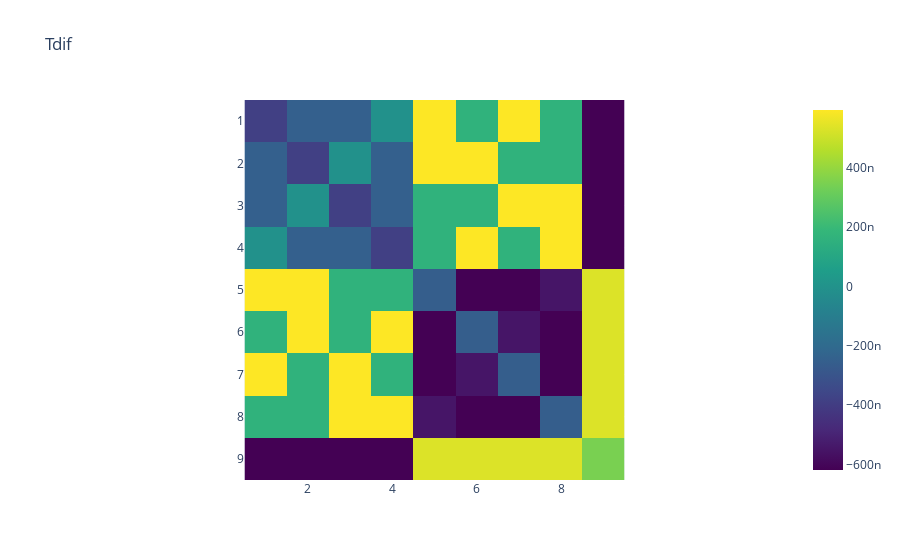
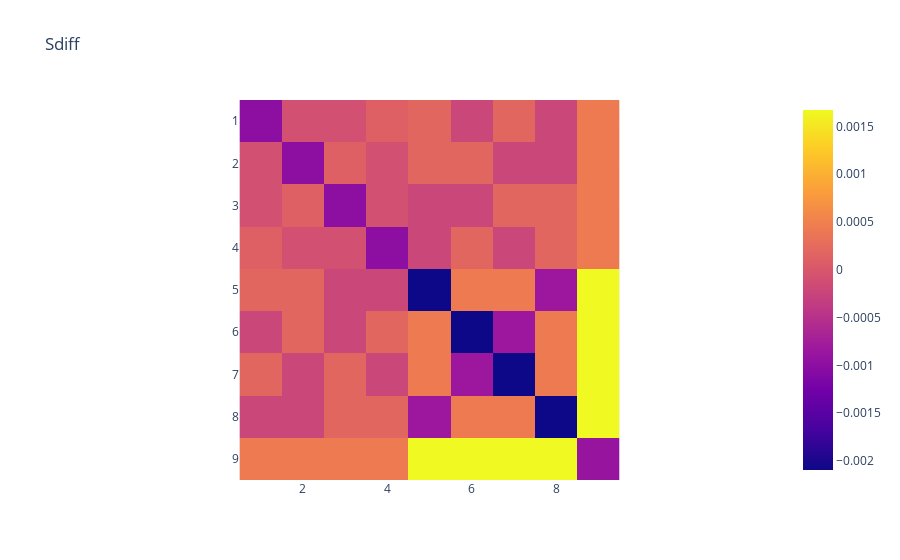
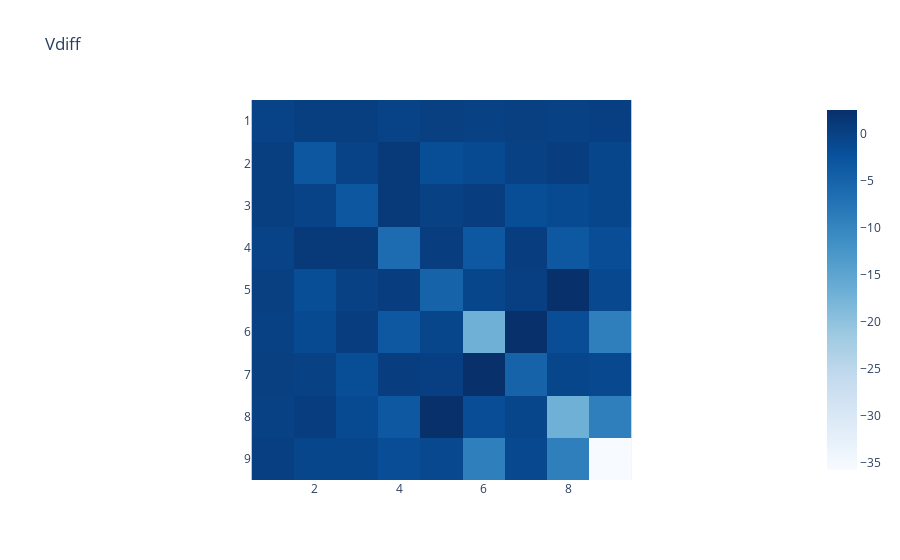

The notebook cell saved with these charts, in order:
### Markdown cell above
<h2>Rysunek odjętych od siebie macierzy wyznaczonych i danych</h2>

### Code cell
import plotly.express as px
px.imshow(Tdif.reshape((9, 9)), x=np.unique(it), y=np.unique(jt), title='Tdif', color_continuous_scale='Viridis').show()
px.imshow(Sdiff.reshape((9, 9)), x=np.unique(Is), y=np.unique(js), title='Sdiff', color_continuous_scale='Plasma').show()
px.imshow(Vdiff.reshape((9, 9)), x=np.unique(iv), y=np.unique(jv), title='Vdiff', color_continuous_scale='Blues').show()

### Figure 1 — Plotly figure (JSON) as saved in the notebook; plotly's stock layout.template omitted (floating-point values rounded to 4 significant figures)
{"data": [{"coloraxis": "coloraxis", "hovertemplate": "x: %{x}<br>y: %{y}<br>color: %{z}<extra></extra>", "name": "0", "type": "heatmap", "x": [1, 2, 3, 4, 5, 6, 7, 8, 9], "xaxis": "x", "y": [1, 2, 3, 4, 5, 6, 7, 8, 9], "yaxis": "y", "z": [[-3.849e-07, -2.498e-07, -2.498e-07, -7.313e-09, 5.931e-07, 1.618e-07, 5.931e-07, 1.618e-07, -6.178e-07], [-2.498e-07, -3.849e-07, -7.313e-09, -2.498e-07, 5.931e-07, 5.931e-07, 1.618e-07, 1.618e-07, -6.178e-07], [-2.498e-07, -7.313e-09, -3.849e-07, -2.498e-07, 1.618e-07, 1.618e-07, 5.931e-07, 5.931e-07, -6.178e-07], [-7.313e-09, -2.498e-07, -2.498e-07, -3.849e-07, 1.618e-07, 5.931e-07, 1.618e-07, 5.931e-07, -6.178e-07], [5.931e-07, 5.931e-07, 1.618e-07, 1.618e-07, -2.572e-07, -6.178e-07, -6.178e-07, -5.486e-07, 5.317e-07], [1.618e-07, 5.931e-07, 1.618e-07, 5.931e-07, -6.178e-07, -2.572e-07, -5.486e-07, -6.178e-07, 5.317e-07], [5.931e-07, 1.618e-07, 5.931e-07, 1.618e-07, -6.178e-07, -5.486e-07, -2.572e-07, -6.178e-07, 5.317e-07], [1.618e-07, 1.618e-07, 5.931e-07, 5.931e-07, -5.486e-07, -6.178e-07, -6.178e-07, -2.572e-07, 5.317e-07], [-6.178e-07, -6.178e-07, -6.178e-07, -6.178e-07, 5.317e-07, 5.317e-07, 5.317e-07, 5.317e-07, 3.443e-07]]}], "layout": {"coloraxis": {"colorscale": [[0, "#440154"], [0.1111, "#482878"], [0.2222, "#3e4989"], [0.3333, "#31688e"], [0.4444, "#26828e"], [0.5556, "#1f9e89"], [0.6667, "#35b779"], [0.7778, "#6ece58"], [0.8889, "#b5de2b"], [1, "#fde725"]]}, "title": {"text": "Tdif"}, "xaxis": {"anchor": "y", "constrain": "domain", "domain": [0, 1], "scaleanchor": "y"}, "yaxis": {"anchor": "x", "autorange": "reversed", "constrain": "domain", "domain": [0, 1]}}}

### Figure 2 — Plotly figure (JSON) as saved in the notebook; plotly's stock layout.template omitted (floating-point values rounded to 4 significant figures)
{"data": [{"coloraxis": "coloraxis", "hovertemplate": "x: %{x}<br>y: %{y}<br>color: %{z}<extra></extra>", "name": "0", "type": "heatmap", "x": [1, 2, 3, 4, 5, 6, 7, 8, 9], "xaxis": "x", "y": [1, 2, 3, 4, 5, 6, 7, 8, 9], "yaxis": "y", "z": [[-0.0009918, -9.197e-05, -9.197e-05, 0.000108, 0.0001839, -0.0002159, 0.0001839, -0.0002159, 0.0004319], [-9.197e-05, -0.0009918, 0.000108, -9.197e-05, 0.0001839, 0.0001839, -0.0002159, -0.0002159, 0.0004319], [-9.197e-05, 0.000108, -0.0009918, -9.197e-05, -0.0002159, -0.0002159, 0.0001839, 0.0001839, 0.0004319], [0.000108, -9.197e-05, -9.197e-05, -0.0009918, -0.0002159, 0.0001839, -0.0002159, 0.0001839, 0.0004319], [0.0001839, 0.0001839, -0.0002159, -0.0002159, -0.002095, 0.0004319, 0.0004319, -0.0008359, 0.001672], [-0.0002159, 0.0001839, -0.0002159, 0.0001839, 0.0004319, -0.002095, -0.0008359, 0.0004319, 0.001672], [0.0001839, -0.0002159, 0.0001839, -0.0002159, 0.0004319, -0.0008359, -0.002095, 0.0004319, 0.001672], [-0.0002159, -0.0002159, 0.0001839, 0.0001839, -0.0008359, 0.0004319, 0.0004319, -0.002095, 0.001672], [0.0004319, 0.0004319, 0.0004319, 0.0004319, 0.001672, 0.001672, 0.001672, 0.001672, -0.0008918]]}], "layout": {"coloraxis": {"colorscale": [[0, "#0d0887"], [0.1111, "#46039f"], [0.2222, "#7201a8"], [0.3333, "#9c179e"], [0.4444, "#bd3786"], [0.5556, "#d8576b"], [0.6667, "#ed7953"], [0.7778, "#fb9f3a"], [0.8889, "#fdca26"], [1, "#f0f921"]]}, "title": {"text": "Sdiff"}, "xaxis": {"anchor": "y", "constrain": "domain", "domain": [0, 1], "scaleanchor": "y"}, "yaxis": {"anchor": "x", "autorange": "reversed", "constrain": "domain", "domain": [0, 1]}}}

### Figure 3 — Plotly figure (JSON) as saved in the notebook; plotly's stock layout.template omitted (floating-point values rounded to 4 significant figures)
{"data": [{"coloraxis": "coloraxis", "hovertemplate": "x: %{x}<br>y: %{y}<br>color: %{z}<extra></extra>", "name": "0", "type": "heatmap", "x": [1, 2, 3, 4, 5, 6, 7, 8, 9], "xaxis": "x", "y": [1, 2, 3, 4, 5, 6, 7, 8, 9], "yaxis": "y", "z": [[-0.2068, 0.3769, 0.3769, -0.1755, 0.2561, 0.09859, 0.2561, 0.09859, 0.3078], [0.3769, -3.236, -0.1755, 1.134, -1.764, -1.259, 0.09859, 0.6035, -0.7021], [0.3769, -0.1755, -3.236, 1.134, 0.09859, 0.6035, -1.764, -1.259, -0.7021], [-0.1755, 1.134, 1.134, -6.266, 0.6035, -3.279, 0.6035, -3.279, -1.712], [0.2561, -1.764, 0.09859, 0.6035, -4.889, -0.7021, 0.3078, 2.523, -1.007], [0.09859, -1.259, 0.6035, -3.279, -0.7021, -17.01, 2.523, -1.712, -9.086], [0.2561, 0.09859, -1.764, 0.6035, 0.3078, 2.523, -4.889, -0.7021, -1.007], [0.09859, 0.6035, -1.259, -3.279, 2.523, -1.712, -0.7021, -17.01, -9.086], [0.3078, -0.7021, -0.7021, -1.712, -1.007, -9.086, -1.007, -9.086, -35.8]]}], "layout": {"coloraxis": {"colorscale": [[0, "rgb(247,251,255)"], [0.125, "rgb(222,235,247)"], [0.25, "rgb(198,219,239)"], [0.375, "rgb(158,202,225)"], [0.5, "rgb(107,174,214)"], [0.625, "rgb(66,146,198)"], [0.75, "rgb(33,113,181)"], [0.875, "rgb(8,81,156)"], [1, "rgb(8,48,107)"]]}, "title": {"text": "Vdiff"}, "xaxis": {"anchor": "y", "constrain": "domain", "domain": [0, 1], "scaleanchor": "y"}, "yaxis": {"anchor": "x", "autorange": "reversed", "constrain": "domain", "domain": [0, 1]}}}
